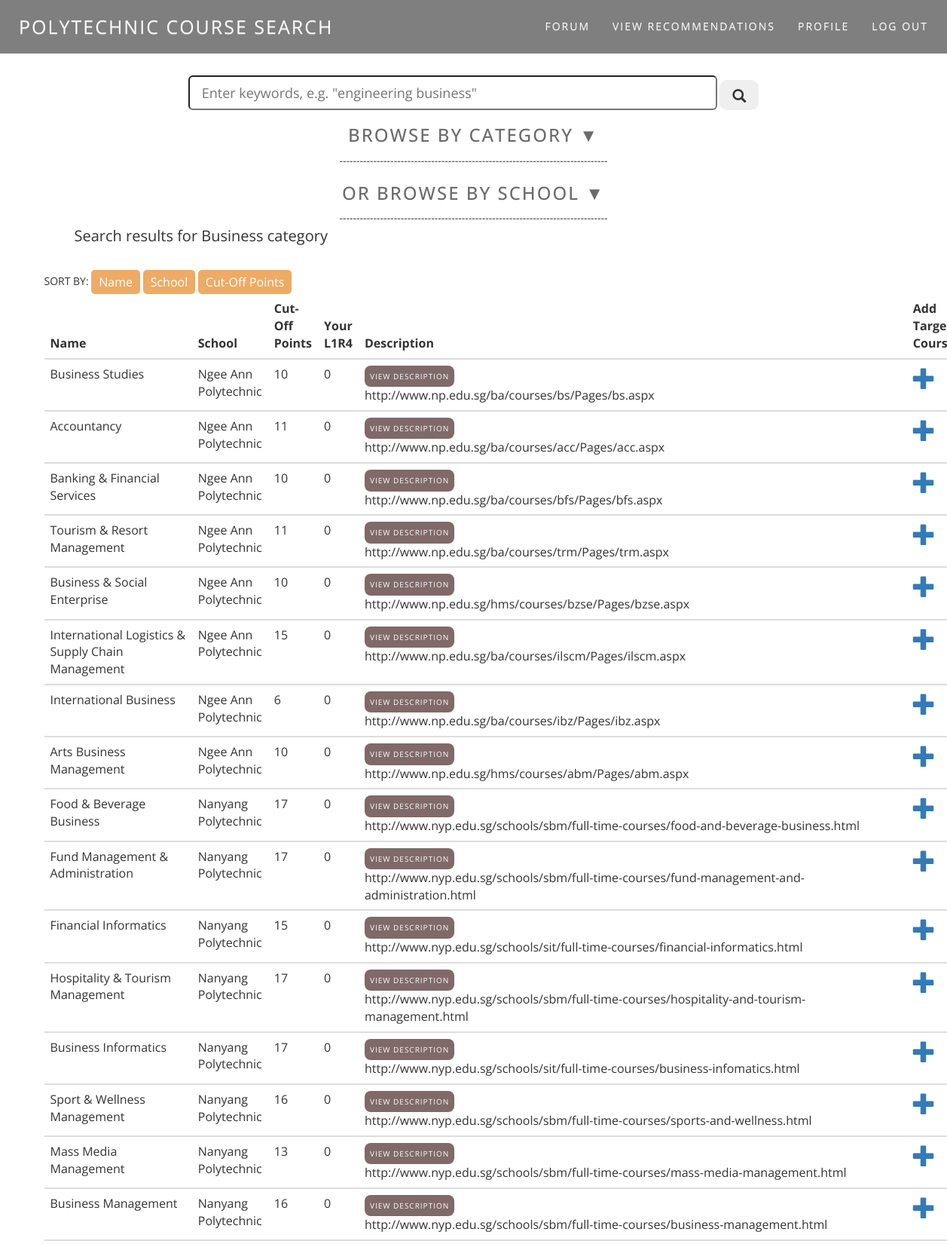
The app's page /category/BIZ/ (signed in, upper part) with its own data.
### coursesearch/models.py (models this page shows, shortened)
class Course(models.Model):
    name = models.CharField(max_length=50)
    school = models.CharField(max_length=3,choices=SCHOOL_CHOICES)
    category = models.CharField(max_length=3,choices=CATEGORY_CHOICES)
    description = models.TextField()
    cutoff = models.IntegerField()
    l1r4group = models.CharField(max_length=1,choices=L1R4_GROUP_CHOICES)
    code = models.CharField(max_length=3,primary_key=True)

class Profile(models.Model):
    user = models.OneToOneField(User, on_delete=models.CASCADE)
    subjects = models.ManyToManyField(Subject, through='Grade')
    interests = models.ManyToManyField(Interest)
    targets = models.ManyToManyField(Course, through='Target')
    l1r4_A = models.IntegerField(default=0)
    l1r4_B = models.IntegerField(default=0)
    l1r4_C = models.IntegerField(default=0)
    l1r4_D = models.IntegerField(default=0)

### coursesearch/views.py (the view)
# urls.py: url(r'^category/(?P<cat>[\w\-]+)/$', views.cat_search, name='cat_search'),
def cat_search(request,cat):
    courses = Course.objects.filter(category=cat)
    if courses.exists():
        messages.info(request, 'Search results for ' + courses[0].get_category_display() + ' category')
        return render(request, 'coursesearch/search_results.html', {'courses': courses})
    else:
        messages.info(request, 'Zero search results found.')
        return redirect("/")

### coursesearch/templates/coursesearch/search_results.html (shortened to what this page needs)
{% extends 'coursesearch/search_base.html' %}
{% block results_content %}
<div class="container" id="results_table">
    <br />
    SORT BY:
	<button type="button" class="sort btn sort-btn" data-sort="name">Name</button>
	<button type="button" class="sort btn sort-btn" data-sort="school">School</button>
	<button type="button" class="sort btn sort-btn" data-sort="cutoff">Cut-Off Points</button>
	<table class="table list">
		<thead><tr>
			<th>Name</th>
			<th>School</th>
			<th>Cut-Off Points</th>
            {% if user.is_authenticated %}<th>Your L1R4</th>{% endif %}
			<th>Description</th>
			{% if user.is_authenticated %}<th>Add Target Course</th>{% endif %}
		</tr></thead>
		{% for course in courses %}<tbody><tr>
			<td class="col-sm-3 name">{{course.name}}</td>
			<td class="col-sm-2 school">{{course.get_school_display}}</td>
			<td class="col-sm-1 cutoff">{{course.cutoff}}</td>
            {% if user.is_authenticated %}<td>
                {% if course.l1r4group == 'A' %}
                    {{ request.user.profile.l1r4_A }}
                {% elif course.l1r4group == 'B' %}
                    {{ request.user.profile.l1r4_B }}
                {% elif course.l1r4group == 'C' %}
                    {{ request.user.profile.l1r4_C }}
                {% elif course.l1r4group == 'D' %}
                    {{ request.user.profile.l1r4_D }}
                {% endif %}
            </td>{% endif %}
			<td class="col-sm-3">
				<button type="button" class="btn description btn-md desc-button">View description</button>
				<div class="desc">{{course.description}}</div>
			</td>
			{% if user.is_authenticated %}
                <td><a href="{% url 'profile_add_target' code=course.code %}"><span class="glyphicon glyphicon-plus" style="font-size: 30px; text-align:center;"></span></a></td>
            {% endif %}
		</tr></tbody>{% endfor %}
	</table>
</div>
{% endblock %}

### coursesearch/static/css/coursesearch.css (style rules this page uses)
body { font-family: 'Open Sans', sans-serif; padding-top: 70px; }
a { text-transform: uppercase; }
.sort-btn { text-align: center; font-size: 16px; background: #eeab65; color: #ffffff; border-radius: 5px; padding: 5px 10px; border: none; }
.description { letter-spacing: 1px; text-transform: uppercase; background-color: #806969; border: none; color: white; padding: 7px 7px; text-align: center; text-decoration: none; display: inline-block; font-size: 10px; border-radius: 8px; transition-duration: 0.2s; position: relative; }

### records on screen
Course: name "Business Studies", school "Ngee Ann Polytechnic", cutoff "10", description "http://www.np.edu.sg/ba/courses/bs/Pages/bs.aspx"
Course: name "Accountancy", school "Ngee Ann Polytechnic", cutoff "11", description "http://www.np.edu.sg/ba/courses/acc/Pages/acc.aspx"
Course: name "Banking & Financial Services", school "Ngee Ann Polytechnic", cutoff "10", description "http://www.np.edu.sg/ba/courses/bfs/Pages/bfs.aspx"
Course: name "Tourism & Resort Management", school "Ngee Ann Polytechnic", cutoff "11", description "http://www.np.edu.sg/ba/courses/trm/Pages/trm.aspx"
Course: name "Business & Social Enterprise", school "Ngee Ann Polytechnic", cutoff "10", description "http://www.np.edu.sg/hms/courses/bzse/Pages/bzse.aspx"
Course: name "International Logistics & Supply Chain Management", school "Ngee Ann Polytechnic", cutoff "15", description "http://www.np.edu.sg/ba/courses/ilscm/Pages/ilscm.aspx"
Course: name "International Business", school "Ngee Ann Polytechnic", cutoff "6", description "http://www.np.edu.sg/ba/courses/ibz/Pages/ibz.aspx"
Course: name "Arts Business Management", school "Ngee Ann Polytechnic", cutoff "10", description "http://www.np.edu.sg/hms/courses/abm/Pages/abm.aspx"
Course: name "Food & Beverage Business", school "Nanyang Polytechnic", cutoff "17", description "http://www.nyp.edu.sg/schools/sbm/full-time-courses/food-and-beverage-business.html"
Course: name "Fund Management & Administration", school "Nanyang Polytechnic", cutoff "17", description "http://www.nyp.edu.sg/schools/sbm/full-time-courses/fund-management-and-administration.html"
Course: name "Financial Informatics", school "Nanyang Polytechnic", cutoff "15", description "http://www.nyp.edu.sg/schools/sit/full-time-courses/financial-informatics.html"
Course: name "Hospitality & Tourism Management", school "Nanyang Polytechnic", cutoff "17", description "http://www.nyp.edu.sg/schools/sbm/full-time-courses/hospitality-and-tourism-management.html"
Course: name "Business Informatics", school "Nanyang Polytechnic", cutoff "17", description "http://www.nyp.edu.sg/schools/sit/full-time-courses/business-infomatics.html"
Course: name "Sport & Wellness Management", school "Nanyang Polytechnic", cutoff "16", description "http://www.nyp.edu.sg/schools/sbm/full-time-courses/sports-and-wellness.html"
Course: name "Mass Media Management", school "Nanyang Polytechnic", cutoff "13", description "http://www.nyp.edu.sg/schools/sbm/full-time-courses/mass-media-management.html"
Course: name "Business Management", school "Nanyang Polytechnic", cutoff "16", description "http://www.nyp.edu.sg/schools/sbm/full-time-courses/business-management.html"

### other values on screen
{{ message }} "Search results for Business category"
{{ request.user.profile.l1r4_B }} "0"
{{ request.user.profile.l1r4_C }} "0"
